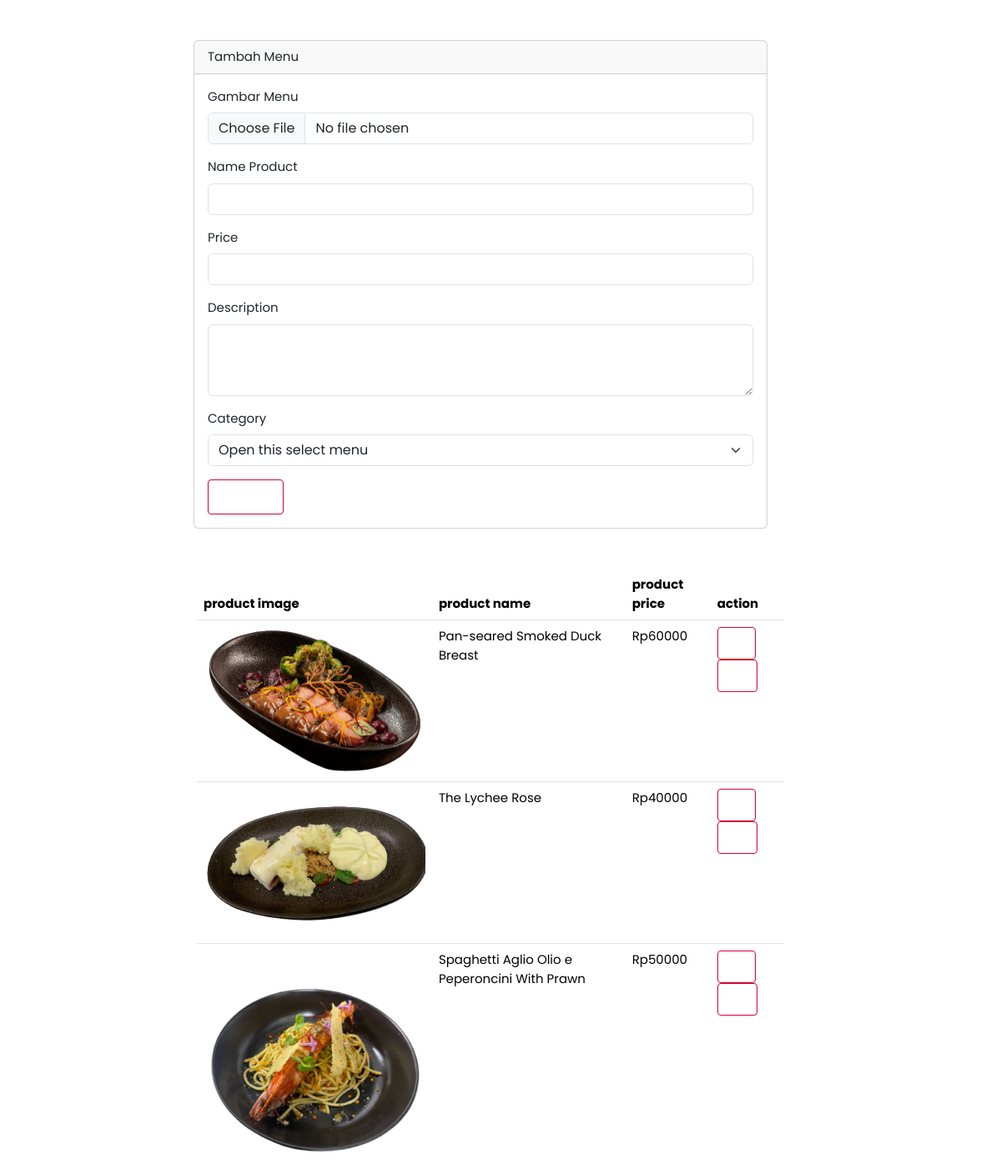
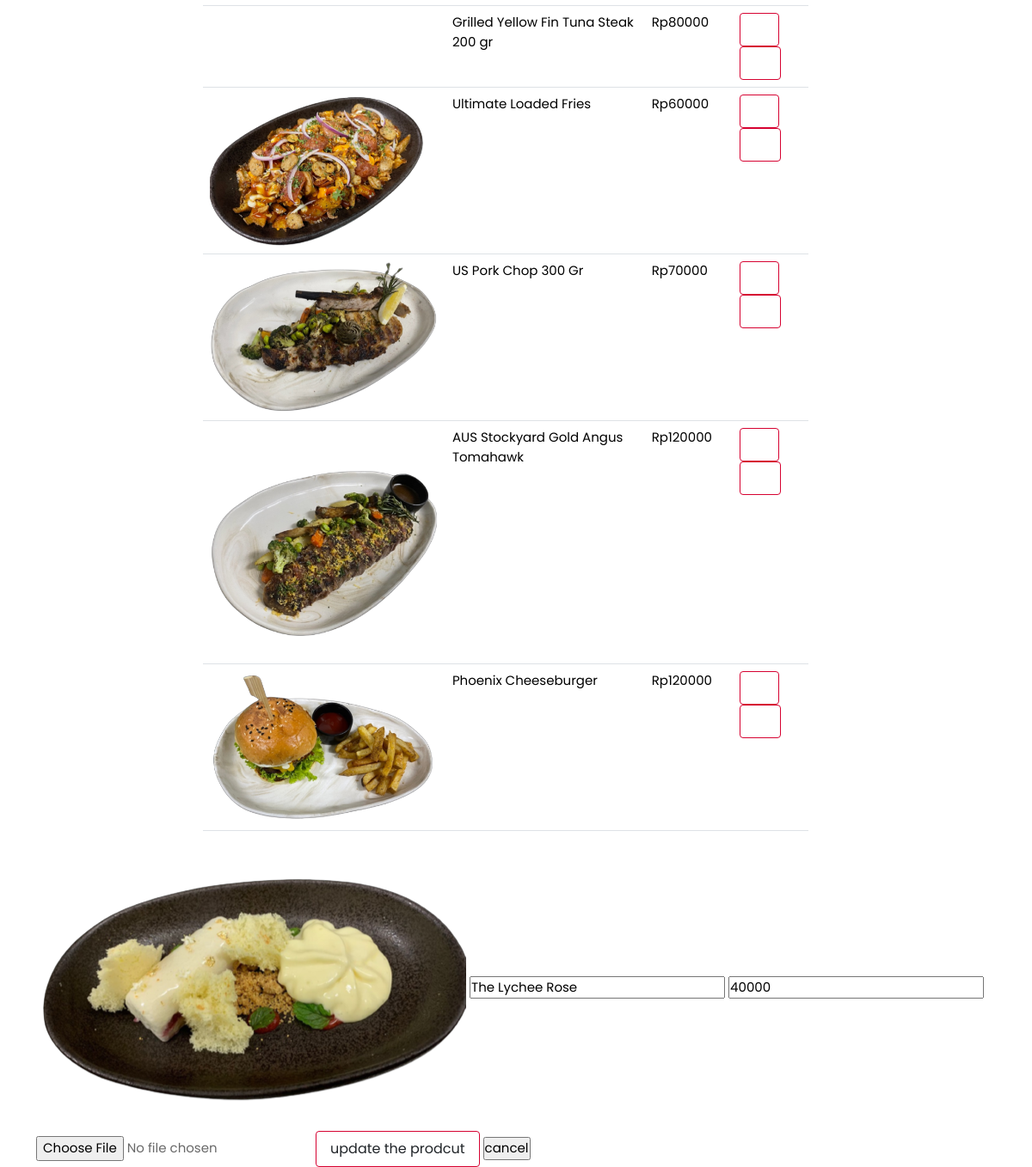
The app's page /admin.php?edit=2 with its own data (2 pictures, top to bottom).
### tables this page shows
CREATE TABLE `products` (
  `id` int(255) NOT NULL,
  `image` varchar(255) NOT NULL,
  `name` varchar(255) NOT NULL,
  `price` varchar(255) NOT NULL,
  `description` varchar(255) NOT NULL,
  `category` int(11) NOT NULL,
  `quantity` int(255) NOT NULL
);

### admin.php (the view, shortened to what this page needs)
<?php
@include 'config.php';
?>
<!DOCTYPE html>
<html lang="en">
<head>
   <link rel="stylesheet" href="https://cdnjs.cloudflare.com/ajax/libs/font-awesome/6.0.0/css/all.min.css">
   <link href="https://cdn.jsdelivr.net/npm/bootstrap@5.3.2/dist/css/bootstrap.min.css" rel="stylesheet">
   <link rel="stylesheet" href="css/style.css">
</head>
<body>
   <div class="container">
      <div class="container my-5 row">
         <div class="row justify-content-center">
            <div class="col-md-8">
               <div class="card">
                  <div class="card-header">
                     Tambah Menu
                  </div>
                  <div class="card-body">
                     <form action="" method="POST" enctype="multipart/form-data">
                        <div class="mb-3">
                           <label for="formFile" class="form-label">Gambar Menu</label>
                           <input class="form-control" type="file" name="image" id="formFile">
                        </div>
                        <div class="mb-3">
                           <label for="nama" class="form-label">Name Product</label>
                           <input type="text" required name="name" class="form-control" id="nama" aria-describedby="emailHelp">
                        </div>
                        <div class="mb-3">
                           <label for="price" class="form-label">Price</label>
                           <input type="number" required name="price" class="form-control" id="price">
                        </div>
                        <div class="mb-3">
                           <label for="price" class="form-label">Description</label>
                           <textarea name="description" required id="" class="form-control" cols="30" rows="3"></textarea>
                        </div>
                        <div class="mb-3">
                           <label for="price" class="form-label">Category</label>
                           <select required class="form-select" name="category" aria-label="Default select example">
                              <option selected>Open this select menu</option>
                           </select>
                        </div>
                        <input type="submit" value="Submit" class="btn btn-primary" name="add_product">
                     </form>
                  </div>
               </div>
            </div>
         </div>
      </div>
      <section class="display-product-table">
         <div class="container row justify-content-center">
            <div class="col-md-8">
               <table class="table">
                  <thead>
                     <th>product image</th>
                     <th>product name</th>
                     <th>product price</th>
                     <th>action</th>
                  </thead>
                  <tbody>
                     <?php
                     $select_products = mysqli_query($conn, "SELECT * FROM `products`");
                     if (mysqli_num_rows($select_products) > 0) {
                        while ($row = mysqli_fetch_assoc($select_products)) {
                     ?>
                           <tr>
                              <td><img src="img/<?php echo $row['image']; ?>" height="100" alt=""></td>
                              <td><?php echo $row['name']; ?></td>
                              <td>Rp<?php echo $row['price']; ?></td>
                              <td>
                                 <a href="admin.php?delete=<?php echo $row['id']; ?>" class="btn btn-danger btn-sm" onclick="return confirm('are your sure you want to delete this?');"> <i class="fas fa-trash"></i>  </a>
                                 <a href="admin.php?edit=<?php echo $row['id']; ?>" class="btn btn-primary btn-sm"> <i class="fas fa-edit"></i>  </a>
                              </td>
                           </tr>
                     <?php
                        };
                     } else {
                        echo "<div class='empty'>no product added</div>";
                     };
                     ?>
                  </tbody>
               </table>
            </div>
         </div>
      </section>
      <section class="edit-form-container">
         <?php
         if (isset($_GET['edit'])) {
            $edit_id = $_GET['edit'];
            $edit_query = mysqli_query($conn, "SELECT * FROM `products` WHERE id = $edit_id");
            if (mysqli_num_rows($edit_query) > 0) {
               while ($fetch_edit = mysqli_fetch_assoc($edit_query)) {
         ?>
                  <form action="" method="post" enctype="multipart/form-data">
                     <img src="img/<?php echo $fetch_edit['image']; ?>" height="200" alt="">
                     <input type="text" class="box" required name="update_p_name" value="<?php echo $fetch_edit['name']; ?>">
                     <input type="number" min="0" class="box" required name="update_p_price" value="<?php echo $fetch_edit['price']; ?>">
                     <input type="file" class="box" required name="update_p_image" accept="image/png, image/jpg, image/jpeg">
                     <input type="submit" value="update the prodcut" name="update_product" class="btn">
                     <input type="reset" value="cancel" id="close-edit" class="option-btn">
                  </form>
         <?php
               };
            };
         };
         ?>
      </section>
   </div>
</body>
</html>

### records on screen
products: image (picture), name "Pan-seared Smoked Duck Breast", price "60000"
products: image (picture), name "The Lychee Rose", price "40000", update_p_name "The Lychee Rose", update_p_price "40000"
products: image (picture), name "Spaghetti Aglio Olio e Peperoncini With Prawn", price "50000"
products: name "Grilled Yellow Fin Tuna Steak 200 gr", price "80000"
products: image (picture), name "Ultimate Loaded Fries", price "60000"
products: image (picture), name "US Pork Chop 300 Gr", price "70000"
products: image (picture), name "AUS Stockyard Gold Angus Tomahawk", price "120000"
products: image (picture), name "Phoenix Cheeseburger", price "120000"
